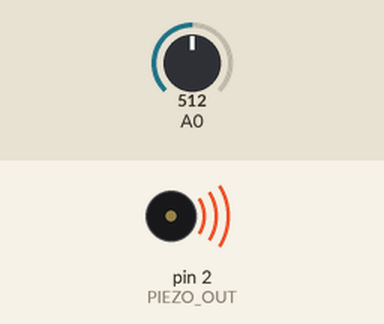
This sketch was run on a simulated Arduino Uno, built with avr-gcc and run on an emulated ATmega328P. Shown: buzzer (waves = sounding). The inputs (shaded band) are chosen by the test bench; at power-on: A0 = 512.

Above: at 0.1 s.
Timing chart, 0 to 1.6 s (numbered marks = the images above):
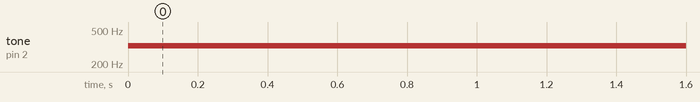

The sketch:

sketch_7.3.PiezoLightPlay.ino
```cpp
int PIEZO_OUT = 2;

void setup() {
  pinMode(PIEZO_OUT, OUTPUT);
}

void loop() {
  int read_light = analogRead(A0);
  int pitch = 200 + read_light / 4;

  tone(PIEZO_OUT, pitch);
}
```

Measured:
- by itself, tone on pin 2 (PIEZO_OUT): silent → 328 Hz at 0.00 s
